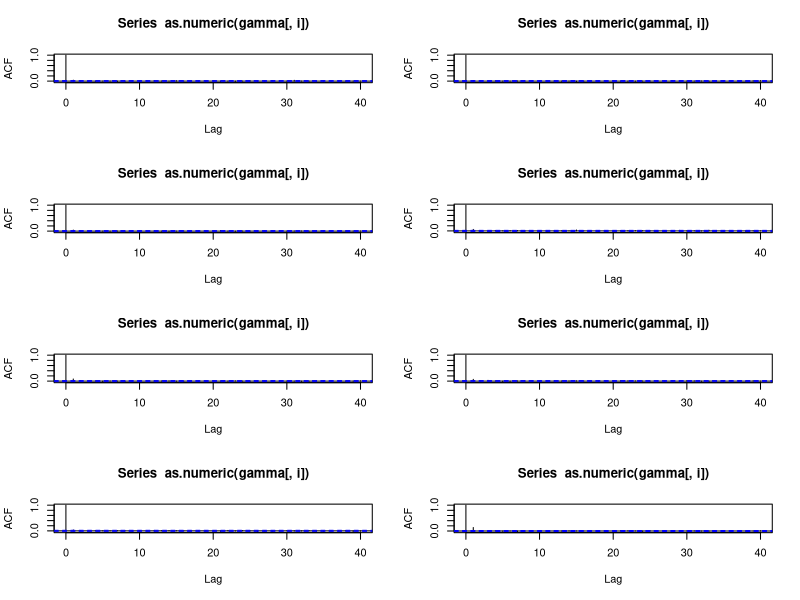
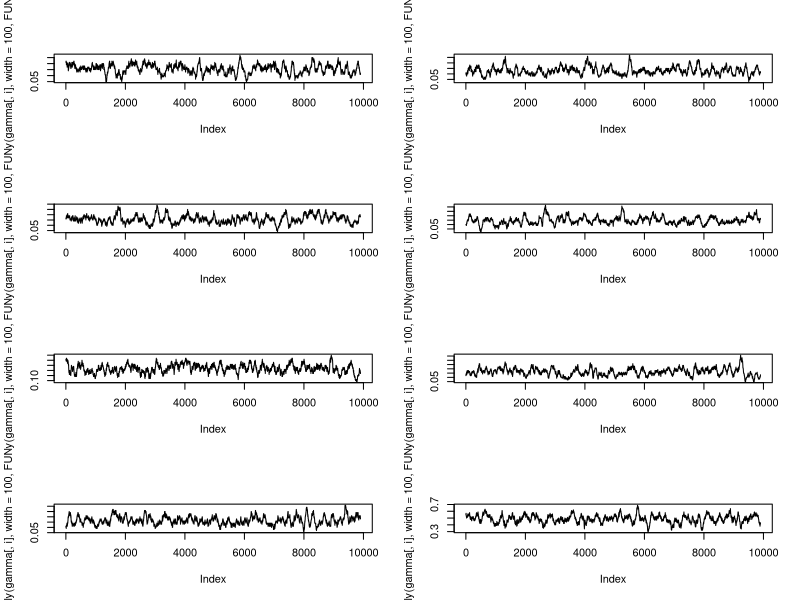
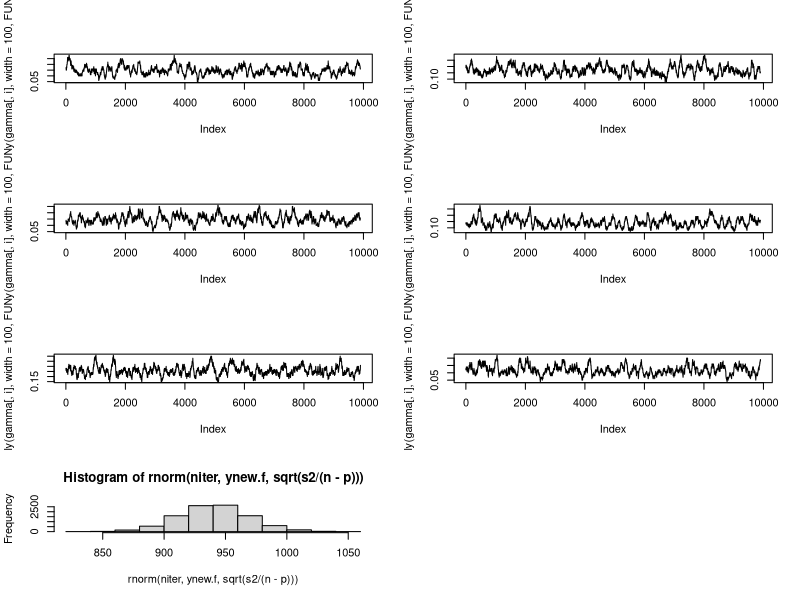

R code for these plots, in order: (Note: this script raises an error after producing the figures.)
rm(list=ls())
data = read.csv("deathrate.csv")
y = data[, 17]
X = as.matrix(data[, 2:16])
n = length(y)

#Q1
reg.f = lm(y~X)
summary(reg.f)
betahat = reg.f$coefficients
residuals = reg.f$residuals
s2 = t(residuals)%*%residuals

X = cbind(1, X) # on ajoute une colonne de 1 pour beta_0

#Q2a
g = c(.1, 1, 10, 100, 1000)
# espérance a posteriori de beta0:
betahat[1] * g / (g + 1)

# espérance a posteriori de sigma^2
a = n/2
b = s2/2 + 1/(2*g+2) * ((t(betahat)%*%t(X)) %*% (X%*%betahat))
b / (a-1)

# Q2b
g = n
q = 2
X0 = X[,-(8:9)]
BF = (g+1)^(q/2) * 
  ((t(y)%*%y - g/(g+1) * t(y)%*%X0 %*% solve(t(X0)%*%X0) %*% t(X0)%*%y)/
  (t(y)%*%y - g/(g+1) * t(y)%*%X %*% solve(t(X)%*%X) %*% t(X)%*%y))^(n/2)
log10(BF)

#Q3
# fonction pour calculer la log-vraisemblance marginale
marglkd = function(gamma, X, g=n){
  q=sum(gamma)
  X1=X[ ,c(T,gamma)]
  if(q==0){return( -n/2 * log(t(y)%*%y))}
  m = -q/2*log(g+1) -
    n/2*log(t(y)%*%y - g/(g+1)* t(y)%*% X1 %*%
              solve(t(X1)%*%X1) %*%t(X1)%*%y)
return(m)
}

# calculons la log-vraisemblance marginale des 8 modèles
X_restreint = X[,1:4]
logprob3 = c(
marglkd(c(F,F,F), X_restreint),
marglkd(c(F,F,T), X_restreint),
marglkd(c(F,T,F), X_restreint),
marglkd(c(F,T,T), X_restreint),
marglkd(c(T,F,F), X_restreint),
marglkd(c(T,F,T), X_restreint),
marglkd(c(T,T,F), X_restreint),
marglkd(c(T,T,T), X_restreint))

# on peut ajouter une constante, qui évitera les erreurs numériques
logprob3 = logprob3-max(logprob3)
# les probabilités des modèles sont donc
prob3 = exp(logprob3)/sum(exp(logprob3))
round(prob3, 3)
# c'est le modèle (T, F, F) qui est de loin le plus probable a posteriori

#Q4

niter = 1e4 # nombre d'itérations
gamma = matrix(F, nrow = niter, ncol = 15)
gamma0 = sample(c(T, F), size = 15, replace = TRUE) # valeur initiale aléatoire
lkd = rep(0, niter)
modelnumber = rep(0, niter)

oldgamma = gamma0
for(i in 1:niter){
  newgamma = oldgamma
  for(j in 1:15){
    g1 = newgamma; g1[j]=TRUE
    g2 = newgamma; g2[j]=FALSE
    ml1 = marglkd(g1, X)
    ml2 = marglkd(g2, X)
    p = c(ml1,ml2)-min(ml1,ml2)
    # On souhaite tirer depuis une Bernoulli, avec probabilité de tirer TRUE égale à exp(p[1])/(exp(p[1])+exp(p[2])).
    # C'est ce que fait la ligne suivante. Notons que la fonction sample() calcule la constante de normalisation.
    newgamma[j] = sample(c(T,F), size=1, prob=exp(p)) 
  }
  gamma[i,] = newgamma
  lkd[i] = marglkd(newgamma, X )
  modelnumber[i] = sum(newgamma*2^(0:14))
  oldgamma = newgamma
}

colMeans(gamma)

# Vérifions le mélange de la chaîne de Markov à l'aide des autocorrélations.
par(mfrow=c(4,2))
for(i in 2:9) acf(as.numeric(gamma[,i]))
# Autocorrélation décroît rapidement. Pas besoin de sous-échantillonner.

# Vérifions la convergence + le mélange à l'aide de la trace (on utilise une moyenne glissante puisque les valeurs sont binaires).
library(zoo)
for(i in 2:15) plot(rollapply(gamma[,i], width=100, FUN=mean), type="l")

burnin = 500 # 500 itérations de burn-in
gammab = modelnumber[(burnin+1):niter] 
res = as.data.frame(table(gammab))
odo = order(res$Freq, decreasing=T)[1:50]
modcho = res$gammab[odo]
probtop50 = res$Freq[odo]/(niter-burnin)

indices = match(modcho, modelnumber)
cbind(probtop50, gamma[indices, ])


# Prédiction
Xnew = colMeans(X)
ynew.f = betahat %*% Xnew
hist(rnorm(niter, ynew.f, sqrt(s2/(n-p))))

ynew.b = rep(NA, niter)
for(i in 1:niter){
  X0 = X[, c(T, gamma[i,])]
  p0 = sum(gamma[i,])
  betahat0 = (lm(y~X0[,-1]))$coefficients
  s20 = sum((lm(y~X0[,-1]))$residuals^2)/(n-p0)
  sigma2=1/rgamma(1, n/2, s20/2 + .5/(g+1) * t(betahat0) %*% t(X0) %*% X0 %*% betahat0)
  beta = rmvnorm(1, g/(g+1) * betahat0, sigma2 *g/(g+1) * solve(t(X0)%*%X0))
  ynew.b[i] = beta %*% Xnew[c(T, gamma[i,])] + rnorm(1, 0, sqrt(sigma2))
}

hist(ynew.b)
